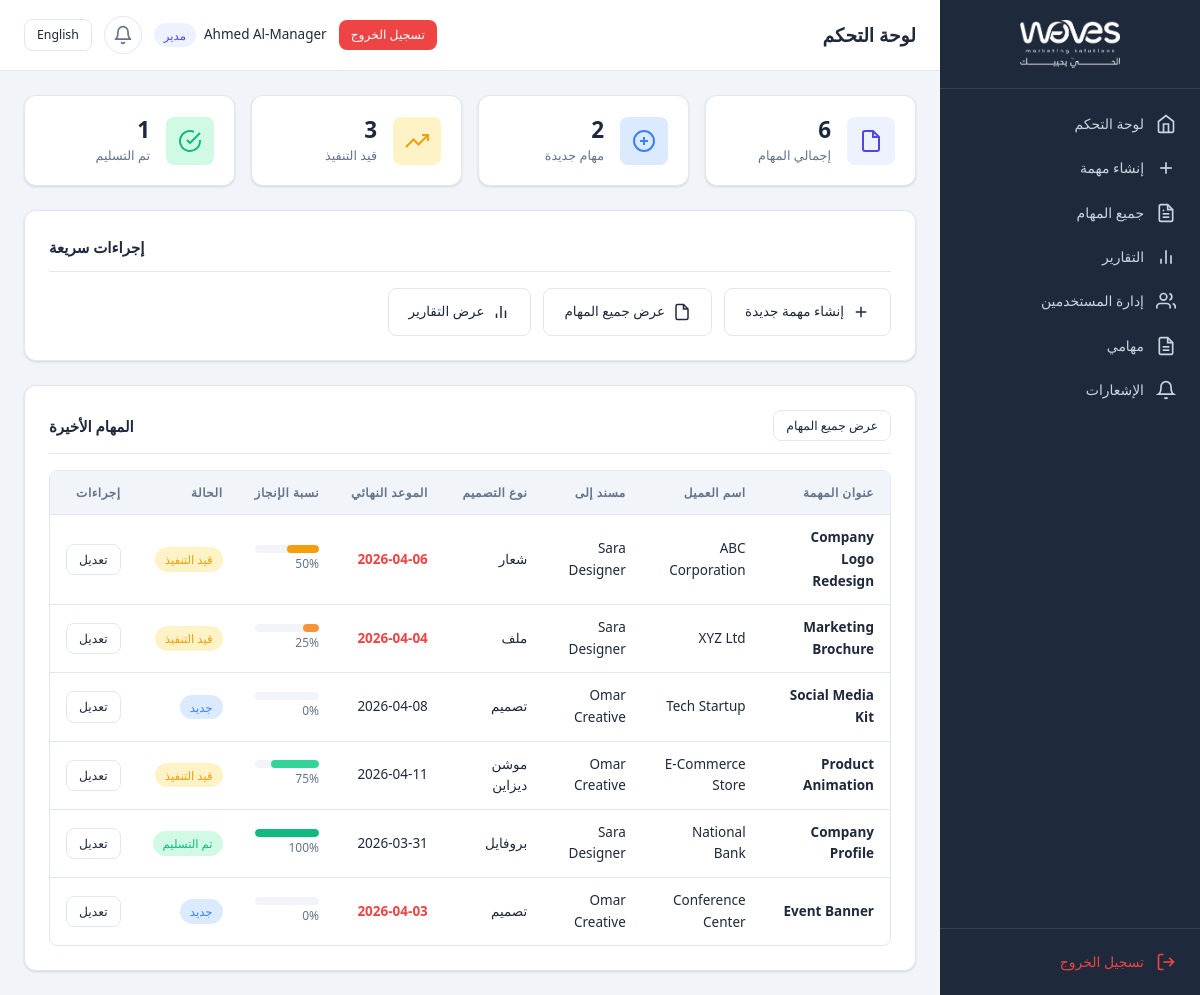
Screenshot of /manager/dashboard.php (signed in) with the database file from the repository.
### tables this page shows
CREATE TABLE IF NOT EXISTS `tasks` (
    `id` INT UNSIGNED NOT NULL AUTO_INCREMENT,
    `title` VARCHAR(255) NOT NULL,
    `client_name` VARCHAR(150) NOT NULL,
    `design_type` ENUM('file', 'logo', 'design', 'motion_design', 'profile') NOT NULL,
    `notes` TEXT NULL,
    `deadline` DATE NULL,
    `assigned_to` INT UNSIGNED NOT NULL,
    `progress_percentage` TINYINT UNSIGNED NOT NULL DEFAULT 0,
    `status` ENUM('new', 'in_progress', 'delivered') NOT NULL DEFAULT 'new',
    `file_path` TEXT NULL DEFAULT NULL,
    `created_by` INT UNSIGNED NOT NULL,
    `created_at` DATETIME NOT NULL DEFAULT CURRENT_TIMESTAMP,
    `updated_at` DATETIME NOT NULL DEFAULT CURRENT_TIMESTAMP ON UPDATE CURRENT_TIMESTAMP,
    PRIMARY KEY (`id`),
    KEY `idx_assigned_to` (`assigned_to`),
    KEY `idx_status` (`status`),
    KEY `idx_design_type` (`design_type`),
    KEY `idx_deadline` (`deadline`),
    KEY `idx_created_by` (`created_by`),
    CONSTRAINT `fk_tasks_assigned_to` FOREIGN KEY (`assigned_to`) REFERENCES `users` (`id`) ON DELETE CASCADE,
    CONSTRAINT `fk_tasks_created_by` FOREIGN KEY (`created_by`) REFERENCES `users` (`id`) ON DELETE CASCADE
);

CREATE TABLE IF NOT EXISTS `users` (
    `id` INT UNSIGNED NOT NULL AUTO_INCREMENT,
    `full_name` VARCHAR(100) NOT NULL,
    `email` VARCHAR(150) NOT NULL,
    `password` VARCHAR(255) NOT NULL,
    `role` ENUM('manager', 'designer', 'supervisor') NOT NULL DEFAULT 'designer',
    `language_preference` ENUM('en', 'ar') NOT NULL DEFAULT 'en',
    `telegram_chat_id` VARCHAR(50) NULL DEFAULT NULL,
    `created_at` DATETIME NOT NULL DEFAULT CURRENT_TIMESTAMP,
    `updated_at` DATETIME NOT NULL DEFAULT CURRENT_TIMESTAMP ON UPDATE CURRENT_TIMESTAMP,
    PRIMARY KEY (`id`),
    UNIQUE KEY `idx_email` (`email`)
);

### includes/helpers.php (called while the page is built, shortened)
<?php
function formatDate($date, $format = 'Y-m-d') {
    return date($format, strtotime($date));
}
function getDesignTypeLabel($type) {
    $currentLang = getCurrentLang();
    $types = DESIGN_TYPES;
    return isset($types[$type]) ? $types[$type][$currentLang] : $type;
}
function getStatusLabel($status) {
    $currentLang = getCurrentLang();
    $statuses = TASK_STATUSES;
    return isset($statuses[$status]) ? $statuses[$status][$currentLang] : $status;
}
function getStatusClass($status) {
    $classes = [
        'new'         => 'badge-new',
        'in_progress' => 'badge-progress',
        'delivered'   => 'badge-delivered',
    ];
    return $classes[$status] ?? 'badge-default';
}
function getProgressColor($percentage) {
    if ($percentage >= 100) return 'progress-complete';
    if ($percentage >= 75)  return 'progress-high';
    if ($percentage >= 50)  return 'progress-mid';
    if ($percentage >= 25)  return 'progress-low';
    return 'progress-zero';
}
function isOverdue($deadline) {
    return strtotime($deadline) < strtotime('today');
}
function isDueToday($deadline) {
    return date('Y-m-d', strtotime($deadline)) === date('Y-m-d');
}
function getTaskCounts($designerId = null) {
    $pdo = getDBConnection();
    $where = '';
    $params = [];
    $sql = "SELECT
                COUNT(*) as total,
                SUM(CASE WHEN status = 'new' THEN 1 ELSE 0 END) as new_count,
                SUM(CASE WHEN status = 'in_progress' THEN 1 ELSE 0 END) as in_progress_count,
                SUM(CASE WHEN status = 'delivered' THEN 1 ELSE 0 END) as delivered_count
            FROM tasks" . $where;
    $stmt = $pdo->prepare($sql);
    $stmt->execute($params);
    return $stmt->fetch();
}

### includes/language.php (called while the page is built, shortened)
<?php
function loadLanguage() {
    $langFile = __DIR__ . '/../config/lang_' . $_SESSION['lang'] . '.php';
    return $lang;
}
function getCurrentLang() {
    return $_SESSION['lang'] ?? 'en';
}
function __($key) {
    global $lang;
    return $lang[$key] ?? $key;
}

### includes/auth.php (called while the page is built, shortened)
<?php
require_once __DIR__ . '/language.php';
$lang = loadLanguage();
function isLoggedIn() {
    return isset($_SESSION['user_id']) && !empty($_SESSION['user_id']);
}
function isManager() {
    return isLoggedIn() && $_SESSION['role'] === ROLE_MANAGER;
}
function sanitize($input) {
    return htmlspecialchars(trim($input), ENT_QUOTES, 'UTF-8');
}

### manager/dashboard.php (the view, shortened to what this page needs)
<?php
require_once __DIR__ . '/../includes/auth.php';
require_once __DIR__ . '/../includes/helpers.php';
$counts = getTaskCounts();
$pdo = getDBConnection();
$stmt = $pdo->query("
    SELECT t.*, u.full_name AS designer_name
    FROM tasks t
    LEFT JOIN users u ON t.assigned_to = u.id
    ORDER BY t.created_at DESC
    LIMIT 10
");
$recentTasks = $stmt->fetchAll();
include __DIR__ . '/../templates/header.php';
?>
<div class="kpi-grid">
    <div class="kpi-card">
        <div class="kpi-icon total">
            <svg viewBox="0 0 24 24" fill="none" stroke="currentColor" stroke-width="2"><path d="M14 2H6a2 2 0 00-2 2v16a2 2 0 002 2h12a2 2 0 002-2V8z"/><polyline points="14 2 14 8 20 8"/></svg>
        </div>
        <div class="kpi-content">
            <div class="kpi-value"><?= (int)$counts['total'] ?></div>
            <div class="kpi-label"><?= __('total_tasks') ?></div>
        </div>
    </div>
    <div class="kpi-card">
        <div class="kpi-icon new">
            <svg viewBox="0 0 24 24" fill="none" stroke="currentColor" stroke-width="2"><circle cx="12" cy="12" r="10"/><line x1="12" y1="8" x2="12" y2="16"/><line x1="8" y1="12" x2="16" y2="12"/></svg>
        </div>
        <div class="kpi-content">
            <div class="kpi-value"><?= (int)$counts['new_count'] ?></div>
            <div class="kpi-label"><?= __('new_tasks') ?></div>
        </div>
    </div>
    <div class="kpi-card">
        <div class="kpi-icon progress">
            <svg viewBox="0 0 24 24" fill="none" stroke="currentColor" stroke-width="2"><polyline points="23 6 13.5 15.5 8.5 10.5 1 18"/><polyline points="17 6 23 6 23 12"/></svg>
        </div>
        <div class="kpi-content">
            <div class="kpi-value"><?= (int)$counts['in_progress_count'] ?></div>
            <div class="kpi-label"><?= __('in_progress_tasks') ?></div>
        </div>
    </div>
    <div class="kpi-card">
        <div class="kpi-icon delivered">
            <svg viewBox="0 0 24 24" fill="none" stroke="currentColor" stroke-width="2"><path d="M22 11.08V12a10 10 0 11-5.93-9.14"/><polyline points="22 4 12 14.01 9 11.01"/></svg>
        </div>
        <div class="kpi-content">
            <div class="kpi-value"><?= (int)$counts['delivered_count'] ?></div>
            <div class="kpi-label"><?= __('delivered_tasks') ?></div>
        </div>
    </div>
</div>
<div class="card mb-3">
    <div class="card-header">
        <h2 class="card-title"><?= __('quick_actions') ?></h2>
    </div>
    <div class="quick-actions">
        <?php if (isManager()): ?>
        <a href="/manager/create_task.php" class="quick-action-btn">
            <svg viewBox="0 0 24 24" fill="none" stroke="currentColor" stroke-width="2"><line x1="12" y1="5" x2="12" y2="19"/><line x1="5" y1="12" x2="19" y2="12"/></svg>
            <?= __('create_new_task') ?>
        </a>
        <?php endif; ?>
        <a href="/manager/all_tasks.php" class="quick-action-btn">
            <svg viewBox="0 0 24 24" fill="none" stroke="currentColor" stroke-width="2"><path d="M14 2H6a2 2 0 00-2 2v16a2 2 0 002 2h12a2 2 0 002-2V8z"/><polyline points="14 2 14 8 20 8"/></svg>
            <?= __('view_all_tasks') ?>
        </a>
        <?php if (isManager()): ?>
        <a href="/manager/reports.php" class="quick-action-btn">
            <svg viewBox="0 0 24 24" fill="none" stroke="currentColor" stroke-width="2"><line x1="18" y1="20" x2="18" y2="10"/><line x1="12" y1="20" x2="12" y2="4"/><line x1="6" y1="20" x2="6" y2="14"/></svg>
            <?= __('view_reports') ?>
        </a>
        <?php endif; ?>
    </div>
</div>
<div class="card">
    <div class="card-header">
        <h2 class="card-title"><?= __('recent_tasks') ?></h2>
        <a href="/manager/all_tasks.php" class="btn btn-sm btn-outline"><?= __('view_all_tasks') ?></a>
    </div>
    <?php if (empty($recentTasks)): ?>
    <div class="empty-state">
        <p><?= __('no_tasks') ?></p>
        <?php if (isManager()): ?>
        <a href="/manager/create_task.php" class="btn btn-primary"><?= __('create_new_task') ?></a>
        <?php endif; ?>
    </div>
    <?php else: ?>
    <div class="table-wrapper">
        <table>
            <thead>
                <tr>
                    <th><?= __('task_title') ?></th>
                    <th><?= __('client_name') ?></th>
                    <th><?= __('assigned_to') ?></th>
                    <th><?= __('design_type') ?></th>
                    <th><?= __('deadline') ?></th>
                    <th><?= __('progress') ?></th>
                    <th><?= __('status') ?></th>
                    <?php if (isManager()): ?><th><?= __('actions') ?></th><?php endif; ?>
                </tr>
            </thead>
            <tbody>
                <?php foreach ($recentTasks as $task): ?>
                <tr>
                    <td><strong><?= sanitize($task['title']) ?></strong></td>
                    <td><?= sanitize($task['client_name']) ?></td>
                    <td><?= sanitize($task['designer_name']) ?></td>
                    <td><?= getDesignTypeLabel($task['design_type']) ?></td>
                    <td>
                        <?php if ($task['deadline']): ?>
                            <span class="<?= isOverdue($task['deadline']) && $task['status'] !== 'delivered' ? 'deadline-overdue' : (isDueToday($task['deadline']) ? 'deadline-today' : '') ?>">
                                <?= formatDate($task['deadline']) ?>
                            </span>
                        <?php endif; ?>
                    </td>
                    <td>
                        <div class="progress-bar-container <?= getProgressColor($task['progress_percentage']) ?>">
                            <div class="progress-bar" style="width: <?= (int)$task['progress_percentage'] ?>%"></div>
                        </div>
                        <span class="progress-text"><?= (int)$task['progress_percentage'] ?>%</span>
                    </td>
                    <td><span class="badge <?= getStatusClass($task['status']) ?>"><?= getStatusLabel($task['status']) ?></span></td>
                    <?php if (isManager()): ?>
                    <td>
                        <div class="btn-group">
                            <a href="/manager/edit_task.php?id=<?= $task['id'] ?>" class="btn btn-sm btn-outline"><?= __('edit') ?></a>
                        </div>
                    </td>
                    <?php endif; ?>
                </tr>
                <?php endforeach; ?>
            </tbody>
        </table>
    </div>
    <?php endif; ?>
</div>
<?php include __DIR__ . '/../templates/footer.php'; ?>

### rows the page displays
tasks: title "Company Logo Redesign", client_name "ABC Corporation", assigned_to.full_name "Sara Designer", design_type "شعار", deadline "2026-04-06", progress_percentage "50", status "قيد التنفيذ"
tasks: title "Marketing Brochure", client_name "XYZ Ltd", assigned_to.full_name "Sara Designer", design_type "ملف", deadline "2026-04-04", progress_percentage "25", status "قيد التنفيذ"
tasks: title "Social Media Kit", client_name "Tech Startup", assigned_to.full_name "Omar Creative", design_type "تصميم", deadline "2026-04-08", progress_percentage "0", status "جديد"
tasks: title "Product Animation", client_name "E-Commerce Store", assigned_to.full_name "Omar Creative", design_type "موشن ديزاين", deadline "2026-04-11", progress_percentage "75", status "قيد التنفيذ"
tasks: title "Company Profile", client_name "National Bank", assigned_to.full_name "Sara Designer", design_type "بروفايل", deadline "2026-03-31", progress_percentage "100", status "تم التسليم"
tasks: title "Event Banner", client_name "Conference Center", assigned_to.full_name "Omar Creative", design_type "تصميم", deadline "2026-04-03", progress_percentage "0", status "جديد"

### other values shown
__('nav_dashboard') "لوحة التحكم"
__('nav_create_task') "إنشاء مهمة"
__('nav_all_tasks') "جميع المهام"
__('nav_reports') "التقارير"
__('nav_users') "إدارة المستخدمين"
__('nav_my_tasks') "مهامي"
__('notifications') "الإشعارات"
__('logout') "تسجيل الخروج"
$pageName "لوحة التحكم"
__('nav_language') "English"
$currentUser['full_name'] "Ahmed Al-Manager"
__('role_manager') "مدير"
$counts['total'] "6"
__('total_tasks') "إجمالي المهام"
$counts['new_count'] "2"
